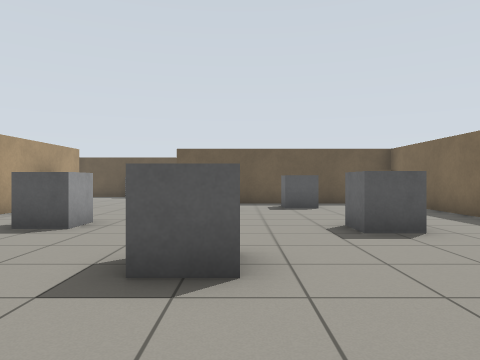
[1] (above)

21 first-person views from a walk through a robot-simulator world made for Gazebo. The camera is 0.86 m above the floor, looks level and sees 70° across. The floor is counted in squares, 1 m on a side. Each view is taken from the middle of a square. On the plan, view 1 faces up. The plan holds only what a view shows up to about 12 squares ahead; the rest is blank. The robots in the file are not drawn.

[2]
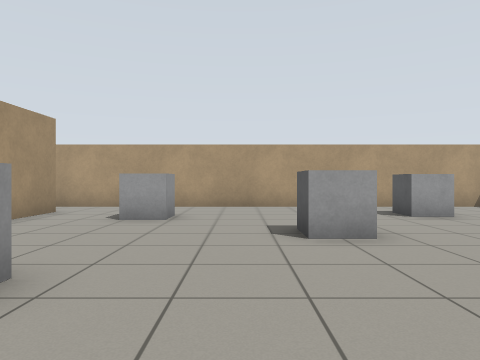

[3]
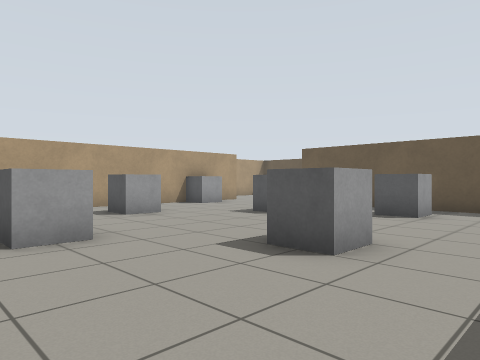

[4]
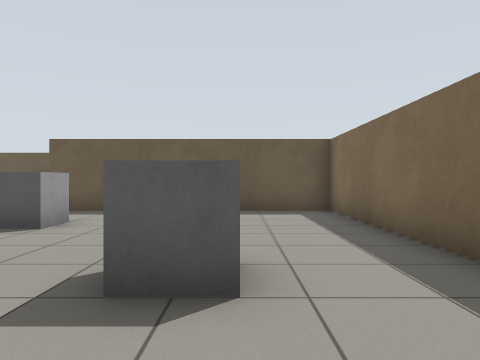

[5]
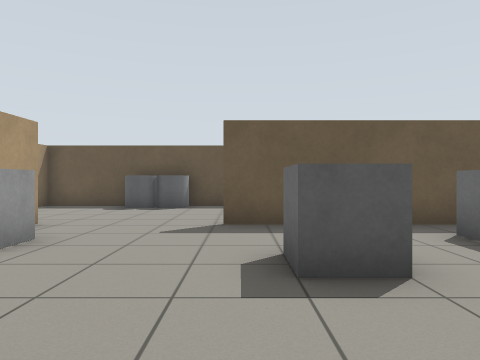

[6]
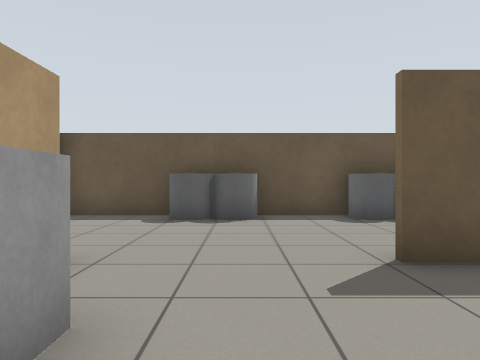

[7]
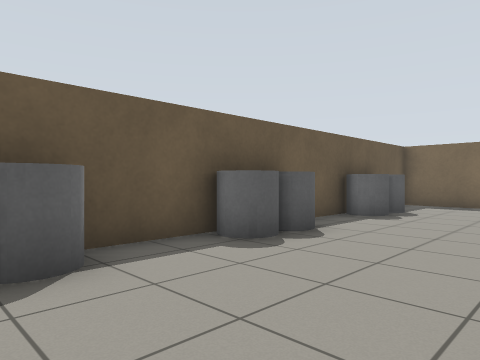

[8]
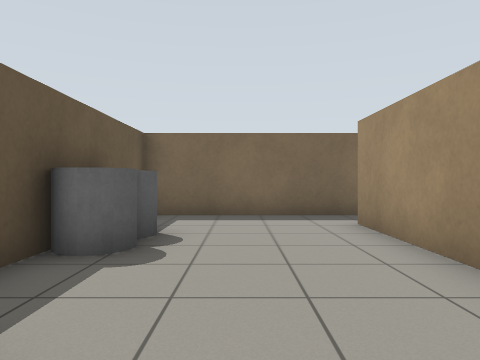

[9]
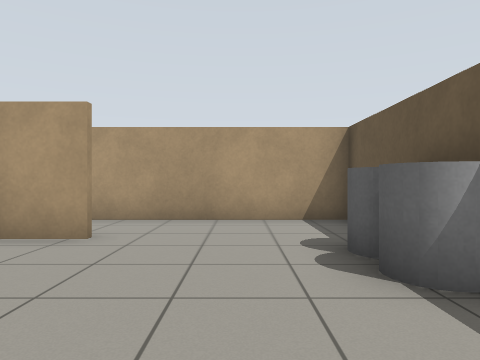

[10]
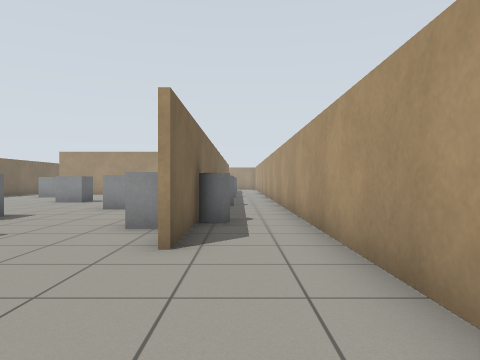

[11]
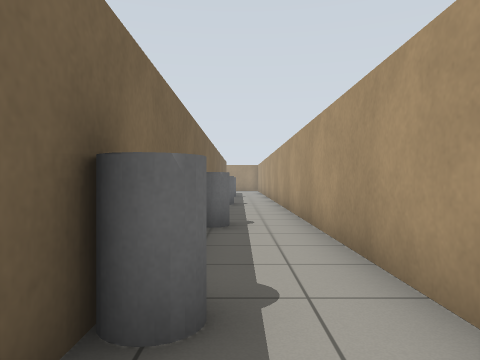

[12]
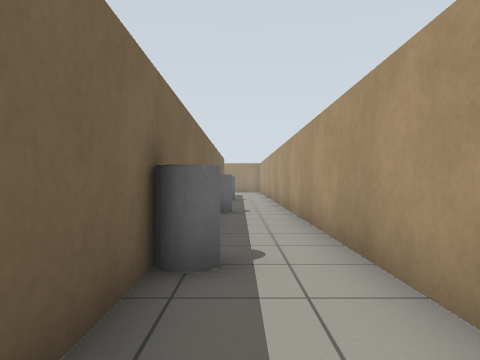

[13]
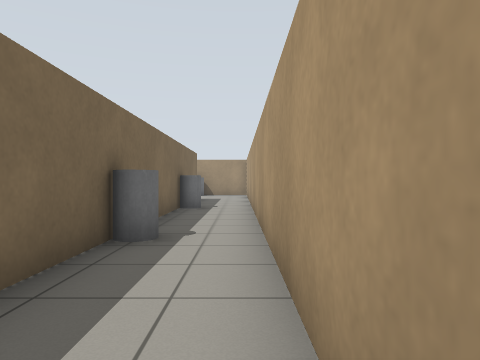

[14]
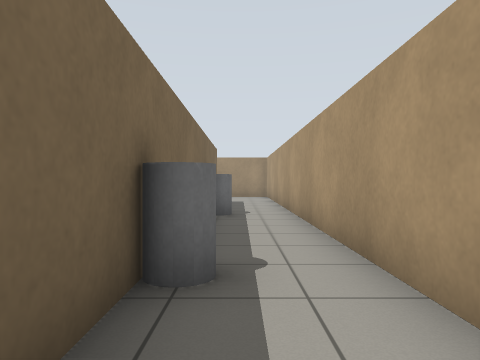

[15]
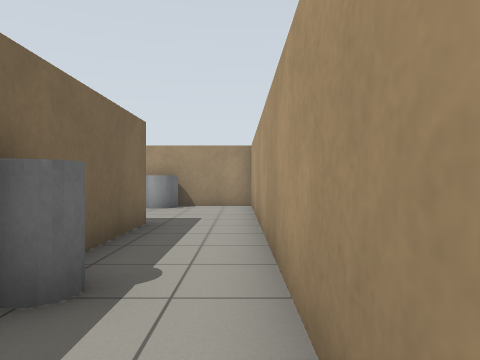

[16]
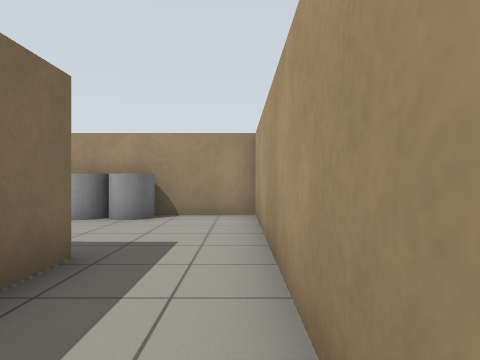

[17]
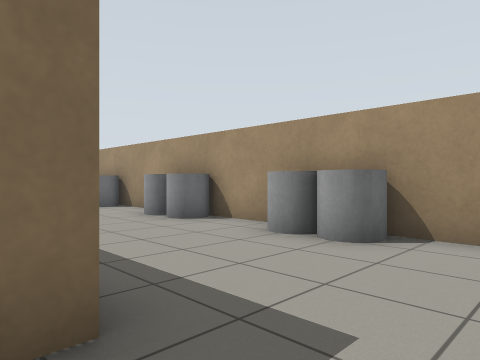

[18]
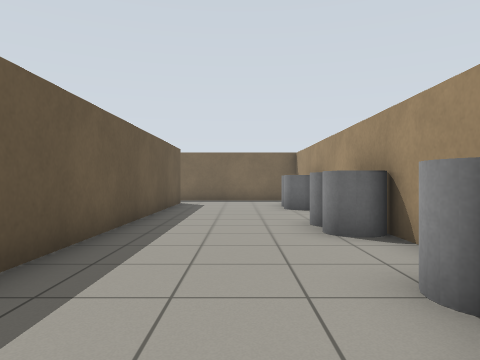

[19]
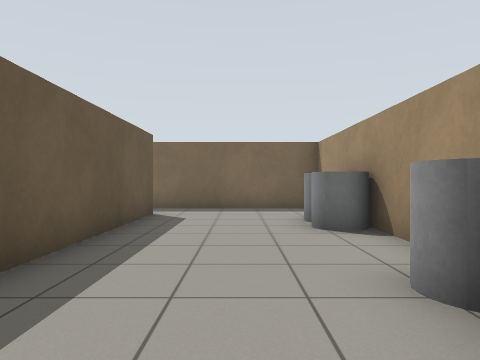

[20]
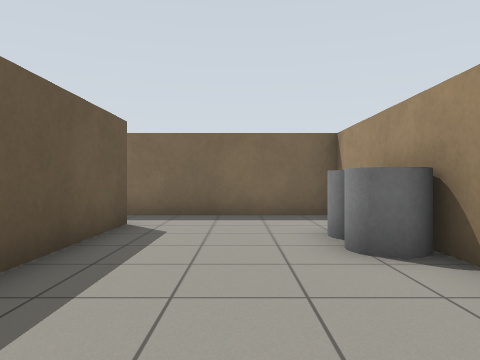

[21]
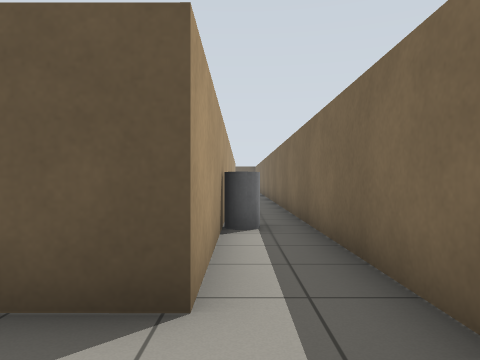

### Floor plan
Points are (right, up) in squares from view 1. A wall is a line through its corners. A room is listed if a view was taken in it or the views show most of it. See-through windows are left out.
Room 1 (views 1, 2, 3, 4, 5, 6, 7, 8, 9, 10)
walls: (2.2, 12.7) (5.7, 12.7); (5.5, 6.6) (5.5, 12.6) (-2.4, 12.6); (-6, 9.4) (-6, 6.4); (-6, 5.4) (-6, 0.5); (-6, 12.9) (-6, 10.4); (7.3, 13.6) (7.3, 17.3) (5.4, 17.3); (-1.5, 17.3) (-3.6, 17.3); (2.5, 17.3) (0.4, 17.3); (-6, -0.5) (-6, -2.5); (-5.4, 17.3) (-8.4, 17.3) (-8.4, 12.6); (-4.3, -2.9) (-2, -2.9)
ways out: opening at (-7.5, 11.5) to room 2; opening at (7, 13) to room 2; opening at (-5, -3)
objects: grey box (-5, 10) to (-5, 11); grey cylinder (-5, 17); grey box (-4, 6) to (-3, 7); grey cylinder (-4, 17); grey box (-3, 0); grey box (-1, 3) to (0, 4); grey box (-1, 9) to (-1, 10); grey cylinder (-1, 17); grey cylinder (0, 17); grey box (2, -1) to (3, 0); grey box (2, 6) to (3, 6); grey box (2, 11); grey cylinder (3, 17); grey cylinder (4, 17) to (5, 17)
Room 2 (views 11, 12, 13, 14, 15, 16, 17, 18, 19, 20, 21)
walls: (-6.1, -9.9) (-6.1, 12.7); (-6, 0.5) (-6, -0.5); (-3.6, -14.4) (-2.5, -14.4); (-8.5, -14.4) (-6.5, -14.4); (0.4, -14.4) (2.5, -14.4); (-6, 6.4) (-6, 5.4); (5.7, -0.9) (5.7, -9.8) (-3.9, -9.8); (5.4, -14.4) (7.3, -14.4) (7.3, 0); (-6, 10.4) (-6, 9.4); (-8.4, 12.6) (-8.4, -14); (7.3, 12.1) (7.3, 13.6)
ways out: opening at (-7.5, 11.5) to room 1; opening at (7, 13) to room 1
objects: grey cylinder (-7, -6) to (-6, -6); grey cylinder (-7, 0) to (-6, 0); grey cylinder (-7, 5) to (-6, 6); grey cylinder (-7, 10) to (-6, 10); grey cylinder (-6, -14); grey cylinder (-5, -14) to (-4, -14); grey cylinder (-2, -14); grey cylinder (-1, -14) to (0, -14); grey cylinder (3, -14); grey cylinder (4, -14) to (5, -14); grey cylinder (6, -6)

Positions as (right, up) in squares from view 1, and headings:
1: (0, 0), facing up
2: (5, 2), facing left
3: (5, 2), facing up-left
4: (3, 3), facing up
5: (-2, 6), facing up
6: (-4, 9), facing up
7: (-5, 13), facing up-right
8: (-1, 15), facing right
9: (-1, 15), facing left
10: (-7, 17), facing down
11: (-7, 12), facing down
12: (-7, 9), facing down
13: (-8, 5), facing down
14: (-7, 3), facing down
15: (-8, -3), facing down
16: (-8, -6), facing down
17: (-8, -9), facing down-right
18: (-7, -12), facing right
19: (-3, -12), facing right
20: (-1, -12), facing right
21: (6, -12), facing up
